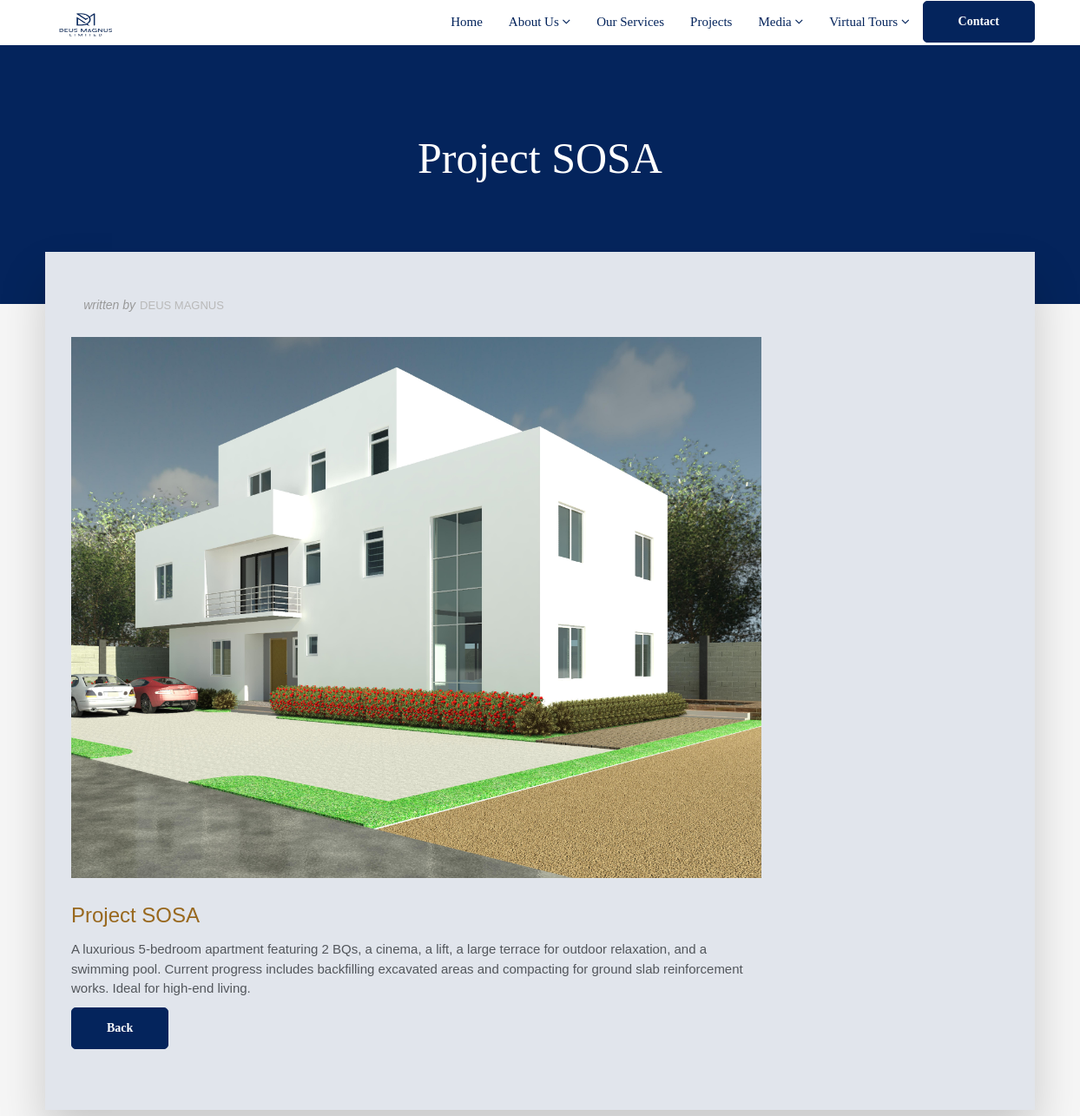
The app's page /sub_picture/9/ (upper part), older data.
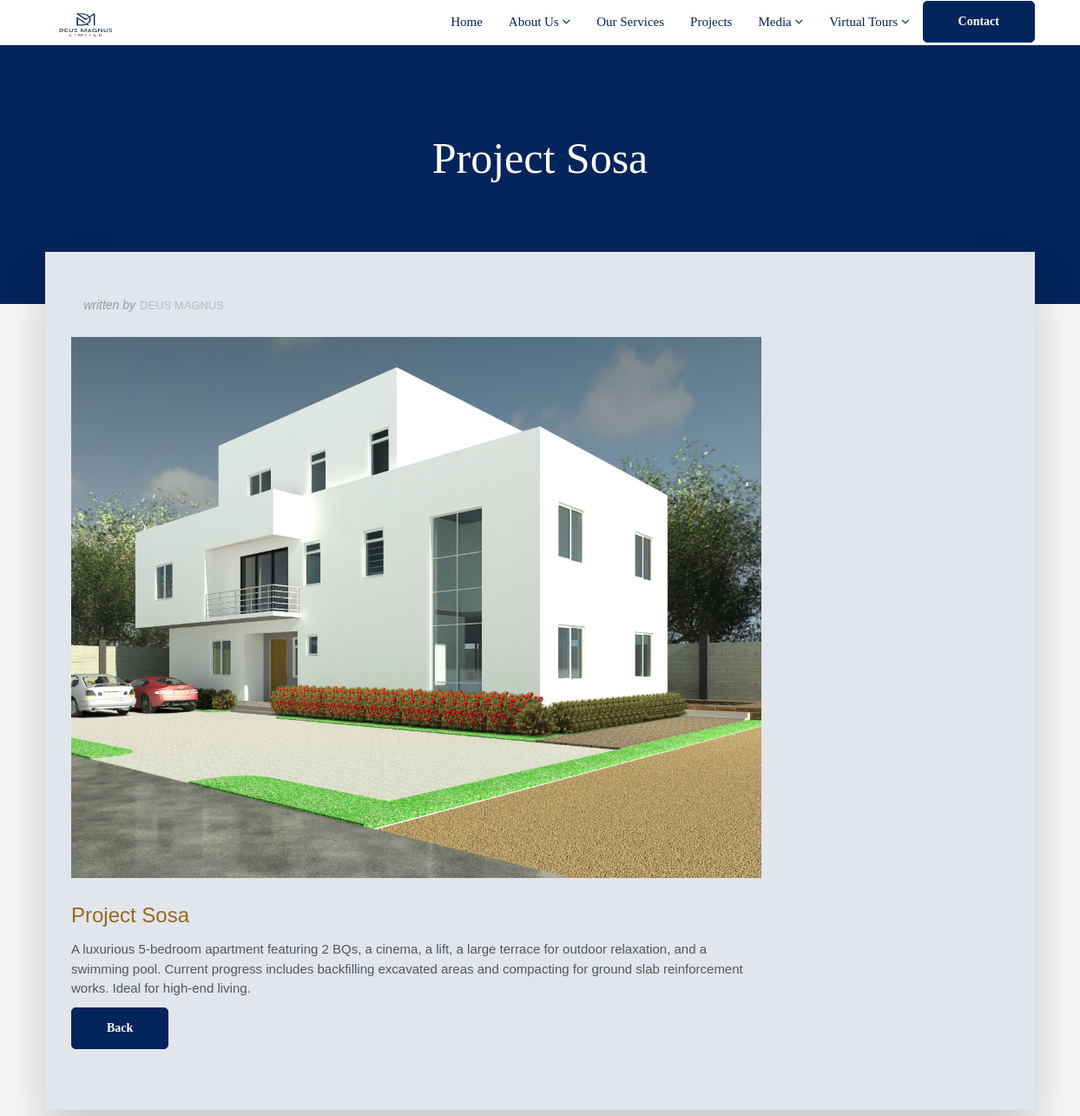
The same page, newer data.
### deus_magnus/models.py (models this page shows, shortened)
class SubPicture_1(models.Model):
    sub_title_1 = models.CharField(max_length=200, blank=True, null=True)
    sub_description_1 = models.TextField()
    sub_slug_1 = models.SlugField (max_length=255,blank=True, null=True)
    sub_image_1 = models.ImageField(upload_to='images_sub/')
    sub_publish_date_1 = models.DateTimeField (auto_now_add= True)
    sub_author_1 = models.ForeignKey(User, on_delete=models.CASCADE)
    class Meta:
        ordering =['-sub_publish_date_1']

### deus_magnus/views.py (the view, shortened to what this page needs)
# urls.py: path('sub_picture/<int:pk>/', SubPictureDetailView.as_view(), name="sub_detail"),
class SubPictureDetailView(DetailView):
    model = SubPicture_1
    template_name = 'deus_magnus/sub_picture_detail.html'
    context_object_name = 'sub_picture'

### templates/deus_magnus/sub_picture_detail.html (shortened to what this page needs)
{% extends "base.html" %}
{% load static %}
{% block content %}
<section class="section db p120">
    <div class="container">
        <div class="row">
            <div class="col-md-12"><br><br>
                <div class="tagline-message page-title text-center">
                    <h1 style="color:fff;font-family: Georgia;font-size:50px;">{{ sub_picture.sub_title_1 }}</h1>
                </div>
            </div>
        </div>
    </div>
</section>
<section class="section gb nopadtop">
    <div class="container">
        <div class="boxed">
            <div class="row">
                <div class="col-md-9">
                    <div class="content blog-list">
                        <div class="blog-wrapper clearfix">
                            <div class="blog-meta">
                                <ul class="list-inline">
                                    <li><span>written by</span>Deus Magnus</li>
                                </ul>
                            </div>
                            <div class="blog-media">
                                {% if sub_picture.sub_image_1 %}
                                <img src="{{ sub_picture.sub_image_1.url }}" alt="" class="img-responsive">
                                {% endif  %}
                            </div>
                            <div class="blog-desc-big">
                                <h3 style="color: #98681e;">{{ sub_picture.sub_title_1 }}</h3>
                                <p>{{ sub_picture.sub_description_1 }}</p>
                            </div>
                        </div>
                    <div class="btn-wrapper">
                        <a href=""onclick="history.back(); return false;" class="btn btn-primary"style="border-radius: 5px;font-family: Georgia;"> Back</a>
                    </div>
                    </div>
                </div>
            </div>
        </div>
    </div>
</section>
{% endblock %}

Row changes from the older to the newer data that the page shows:
changed SubPicture_1: sub_title_1 "Project SOSA" → "Project Sosa"
